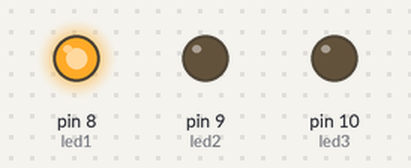
Simulated run of this sketch. Board: Arduino Uno, built with avr-gcc and run on an emulated ATmega328P. Shown: output pins drawn as LEDs (lit = HIGH).

Above: at 0.1 s.
At 10.1 s:
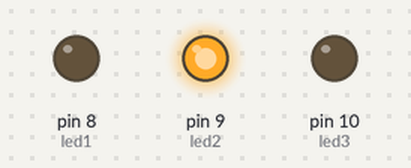
At 20.1 s:
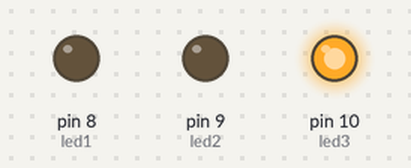
At 39.6 s:
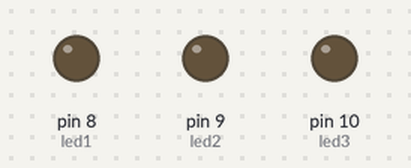
Timing chart, 0 to 40.0 s (numbered marks = the images above):
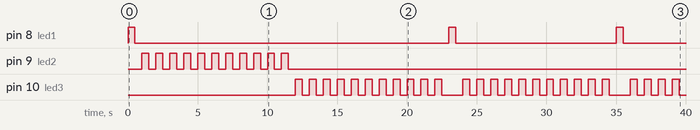

Measured:
- by itself, pin 8 (led1): goes HIGH 0.50 s, LOW 22.5 s, HIGH 0.50 s, LOW 11.5 s, HIGH 0.50 s, then LOW
- by itself, pin 9 (led2): alternates HIGH for 0.50 s and LOW for 0.50 s, 22 changes in all, then stays LOW
- by itself, pin 10 (led3): moves between LOW and HIGH, repeating every 12.0 s

The sketch:

FarinangoRafael_SIMULACION2.2_SE.ino
```cpp
/*CAPITULO II: PUERTOS DIGITALES
 *CODIGO 2: MANEJO DE CICLOS DE PROGRAMACION CON PUERTOS DE SALIDA
 *OBJETIVO: USOS DE CICLOS WHILE, IF, FOR
 *NOMBRE: FARINANGO RAFAEL
 */

const int led1 = 8;
const int led2 = 9;
const int led3 = 10;

int i=0;
int j=0;
int k;

void setup() {
  pinMode(led1,OUTPUT);
  pinMode(led2,OUTPUT);
  pinMode(led3,OUTPUT);

}

void loop() {
  //ciclo if, el led1 se prende y apaga 10 veces
  if(i<10){
      digitalWrite(led1,HIGH);
      delay(500);
      digitalWrite(led1,LOW);
      delay(500);
      i++;
    }

  //ciclo while, el led2 se enciende y apaga 10 veces
  while(j<=10){
      j++;
      digitalWrite(led2,HIGH);
      delay(500);
      digitalWrite(led2,LOW);
      delay(500);
    }

  //ciclo for, el led3 se enciende y apaga 11 veces
  for(k=0;k<=10;k++){
      digitalWrite(led3,HIGH);
      delay(500);
      digitalWrite(led3,LOW);
      delay(500);
    }


}
```
